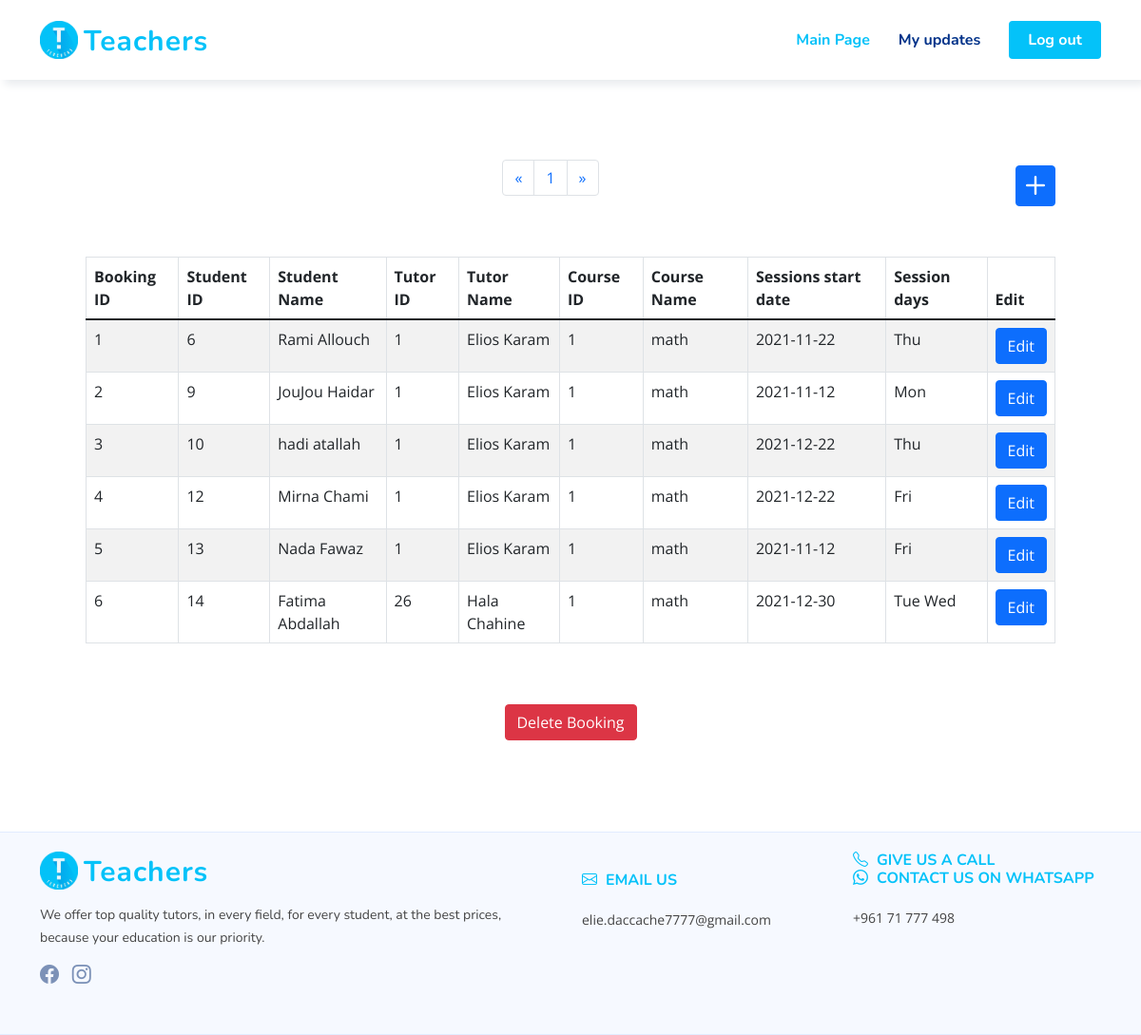
The app's page /admin_bookings_page.php (signed in) with its own data.
### tables this page shows
CREATE TABLE `bookings` (
  `booking_number` int(11) NOT NULL,
  `student_id` int(11) NOT NULL,
  `tutor_id` int(11) NOT NULL,
  `course_id` int(11) NOT NULL,
  `starting_date` date NOT NULL,
  `days_of_sessions` varchar(250) NOT NULL
);

CREATE TABLE `students` (
  `student_id` int(11) NOT NULL,
  `user_id` int(11) NOT NULL,
  `price_range` int(11) NOT NULL
);

CREATE TABLE `users` (
  `user_id` int(11) NOT NULL,
  `type` int(250) NOT NULL,
  `first_name` varchar(250) NOT NULL,
  `last_name` varchar(250) NOT NULL,
  `email` varchar(250) NOT NULL,
  `phone_number` varchar(250) NOT NULL,
  `password` text NOT NULL
);

### admin_bookings_page.php (the view, shortened to what this page needs)
<?php
include("connection.php");
if (isset($_SESSION["user_id"])&& strcmp($_SESSION["type"],"1")==0)
{
    ?>
<!DOCTYPE html>
<html lang="en">
<head>
    <link href="./vendor/bootstrap/css/bootstrap.min.css" rel="stylesheet">
    <link href="./vendor/bootstrap-icons/bootstrap-icons.css" rel="stylesheet">
    <link href="./vendor/aos/aos.css" rel="stylesheet">
    <link href="./vendor/remixicon/remixicon.css" rel="stylesheet">
    <link href="./vendor/swiper/swiper-bundle.min.css" rel="stylesheet">
    <link href="./vendor/glightbox/css/glightbox.min.css" rel="stylesheet">
    <link href="./css/style.css" rel="stylesheet">
    <link href="./css/style2.css" rel="stylesheet">
</head>
<body>
    <header id="header" class="header fixed-top header-form">
        <div class="container-fluid container-xl d-flex align-items-center justify-content-between">
            <a href="index.php" class="logo d-flex align-items-center">
                <img src="./img/logo.png" alt="">
                <span>Teachers</span>
            </a>
            <nav id="navbar" class="navbar">
                <ul>
                    <li><a class="nav-link scrollto active" href="admin_page.php">Main Page</a></li>
                    <li><a class="nav-link scrollto" href="admin_updates.php">My updates</a></li>
                    <li><a class="getstarted scrollto" href="logout.php">Log out</a></li>
                </ul>
            </nav>
        </div>
    </header>
    <div class="container" data-page="1">
        <br><br><br><br><br>
        <div class="m-5 d-flex justify-content-between">
            <ul class="pagination">
            <?php
                if (isset($_GET['page_no']) && $_GET['page_no']!="") {
                  $page_no = $_GET['page_no'];
                  } else {
                      $page_no = 1;
                      }
                      $query = "SELECT COUNT(*) As total_records FROM bookings";
                $records_per_page =10;
                $offset = ($page_no-1) * $records_per_page;
                $previous_page = $page_no - 1;
                $next_page = $page_no + 1;
                $stmt1 = $connection->prepare($query);
                $stmt1->execute();
                $results_tutors = $stmt1->get_result();
                $total_records = $results_tutors->fetch_assoc();
                $no_of_pages = ceil($total_records["total_records"] / $records_per_page);
                $query_bookings = "SELECT bookings.booking_number,students.student_id,bookings.tutor_id,bookings.course_id,users.first_name,users.last_name,bookings.starting_date,bookings.days_of_sessions from bookings INNER JOIN students on bookings.student_id=students.student_id INNER JOIN users on users.user_id=students.user_id LIMIT $records_per_page OFFSET $offset";
                $stmt = $connection->prepare($query_bookings);
                $stmt->execute();
                $results_students = $stmt->get_result();
                ?>
              <div class="pagContainer">
                <ul class="pagination">
                  <li class="page-item" <?php if($page_no <= 1){ echo "class='disabled'"; } ?>>
                    <a class="page-link"aria-label="Previous" <?php if($page_no > 1){
                          echo "href='?page_no=$previous_page'";
                      } ?>><span aria-hidden="true">&laquo;</span></a>
                  </li>
                      <?php  	if ($no_of_pages <= 10){
                        for ($counter = 1; $counter <= $no_of_pages; $counter++){
                        if ($counter == $page_no) {
                          echo "<li class='page-item'><a class='page-link' >$counter</a></li>";
                        }else{
                          echo "<li class='page-item'><a class='page-link' href='?page_no=$counter'>$counter</a></li>";
                            }
                        }
                        }
                          ?>
                  <li class="page-item"<?php if($page_no >= $no_of_pages){
                      echo "class='disabled'";
                  } ?>>
                    <a class="page-link"<?php if($page_no < $no_of_pages) {
                    echo "href='?page_no=$next_page'";
                    } ?>><span aria-hidden="true">&raquo;</span></a>
                      </li>
                </ul>
                </div>
            </ul>
            <a class="btn btn-primary p-0" data-bs-toggle="modal" data-bs-target="#add-modal"><i class="bi bi-plus fs-1 lh-1"></i></a>
        </div>
        <div class="table-responsive m-5">
            <table class="table table-bordered table-striped">
                <thead>
                <tr>
                    <th scope="col" onclick="sortBookingsBy(this)" name="booking">Booking ID</th>
                    <th scope="col" onclick="sortBookingsBy(this)" name="student_id">Student ID</th>
                    <th scope="col" onclick="sortBookingsBy(this)" name="student_name">Student Name</th>
                    <th scope="col" onclick="sortBookingsBy(this)" name="tutor_id">Tutor ID</th>
                    <th scope="col" onclick="sortBookingsBy(this)" name="tutor_name">Tutor Name</th>
                    <th scope="col" onclick="sortBookingsBy(this)" name="course_id">Course ID</th>
                    <th scope="col" onclick="sortBookingsBy(this)" name="course_name">Course Name</th>
                    <th scope="col" onclick="sortBookingsBy(this)" name="date">Sessions start date</th>
                    <th scope="col" onclick="sortBookingsBy(this)" name="days">Session days</th>
                    <th scope="col">Edit</th>
                </tr>
                </thead>
                <tbody>
                <?php
                  while($row = $results_students->fetch_assoc()){
                    $tutors_info = "";
                    $correct_dates = "";
                    $query_tutors = "SELECT users.first_name,users.last_name from tutors INNER JOIN users on tutors.user_id=users.user_id where tutors.tutor_ID = ?";
                    $stmt2 = $connection->prepare($query_tutors);
                    $stmt2->bind_param("d", $row['tutor_id']);
                    $stmt2->execute();
                    $results_tutors = $stmt2->get_result();
                    while($row2 = $results_tutors->fetch_assoc()){
                        $tutors_info .= $row2["first_name"] ." " .$row2["last_name"];
                        $courses_info = "";
                        $query_courses = "SELECT courses.course_name from courses where courses.course_ID = ?";
                        $stmt3 = $connection->prepare($query_courses);
                        $stmt3->bind_param("d", $row['course_id']);
                        $stmt3->execute();
                        $results_tutors = $stmt3->get_result();
                        while($row3 = $results_tutors->fetch_assoc()){
                            $courses_info .= $row3["course_name"];
                        }
                    }
                        if (substr($row['days_of_sessions'], 0,1)==1){
                            $correct_dates .= "Mon ";
                         }
                         if (substr($row['days_of_sessions'],1,-5)==1){
                            $correct_dates .= "Tue ";
                        }
                        if (substr($row['days_of_sessions'],2,-4)==1){
                            $correct_dates .= "Wed ";
                         }
                         if (substr($row['days_of_sessions'],3,-3)==1){
                            $correct_dates .= "Thu ";
                         }
                         if (substr($row['days_of_sessions'],4,-2)==1){
                            $correct_dates .= "Fri ";
                         }
                        echo "<tr>
                        <td name=\"id\">".$row['booking_number']."</td>
                        <td name=\"student\">".$row['student_id']."</td>
                        <td>".$row['first_name']. " ".$row['last_name']."</td>
                        <td name=\"tutor\">".$row['tutor_id']."</td>
                        <td>".$tutors_info."</td>
                        <td name=\"course\">".$row['course_id']."</td>
                        <td>".$courses_info."</td>
                        <td name=\"date\">".$row['starting_date']."</td>
                        <td name=\"days\">".$correct_dates."</td>
                        <td> <a class=\"btn btn-primary\" data-bs-toggle=\"modal\" data-bs-target=\"#edit-modal\" onclick=\"loadBookingData(this)\">Edit</a></td>
                        </tr>";
                }
                ?>
                </tbody>
            </table>
        </div>
    </div>
    <div class="d-flex justify-content-center pb-0">
    <button type="button" class="btn btn-danger" data-bs-dismiss="modal"><a  data-bs-toggle="modal" data-bs-target="#delete-modal">Delete Booking</a></button>
    </div>
    <br><br><br><br>
  <footer id="footer" class="footer">
    <div class="footer-top">
      <div class="container">
        <div class="row gy-4">
          <div class="col-lg-6 col-md-12 footer-info">
            <a href="index.php" class="logo d-flex align-items-center">
              <img src="./img/logo.png" alt="">
              <span>Teachers</span>
            </a>
            <p>We offer top quality tutors, in every field, for every student, at the best prices, <br>
              because your education is our priority.</p>
            <div class="social-links mt-3">
                <a href="https://www.facebook.com/Teachers.leb/" class="facebook"><i class="bi bi-facebook"></i></a>
                <a href="https://www.instagram.com/teachers.lb/" class="instagram"><i class="bi bi-instagram"></i></a>
            </div>
          </div>
          <div class="col-lg-3 col-5 footer-links">
            <br> <br class="d-block d-md-none">
            <h4><i class="bi bi-envelope"></i>&ThickSpace; Email us</h4> <br>
            elie.daccache7777@gmail.com
          </div>
          <div class="col-lg-3 col-5 footer-contact text-center text-md-start">
            <h4>
              <i class="bi bi-telephone"></i>&ThickSpace; Give us a call <br>
              <i class="bi bi-whatsapp"></i>&ThickSpace; Contact us on WhatsApp</h4> <br>
            +961 71 777 498
          </div>
        </div>
      </div>
    </div>
  </footer>
</body>
</html>
<?php } else {header("Location: index.php");} ?>

### css/style.css (style rules this page uses)
:root { scroll-behavior: smooth; }
body { font-family: "Open Sans", sans-serif; color: #444444; }
a { color: #4154f1; text-decoration: none; }
h1, h2, h3, h4, h5, h6 { font-family: "Nunito", sans-serif; }
.header { transition: all 0.5s; z-index: 997; padding: 20px 0; }
.header .logo { line-height: 0; }
.header .logo img { max-height: 40px; margin-right: 6px; }
.header .logo span { font-size: 30px; font-weight: 700; letter-spacing: 1px; color: #04c2f9 ; font-family: "Nunito", sans-serif; margin-top: 3px; }
.navbar { padding: 0; }
.navbar ul { margin: 0; padding: 0; display: flex; list-style: none; align-items: center; }
.navbar li { position: relative; }
.navbar a, .navbar a:focus { display: flex; align-items: center; justify-content: space-between; padding: 10px 0 10px 30px; font-family: "Nunito", sans-serif; font-size: 16px; font-weight: 700; color: #013289; white-space: nowrap; transition: 0.3s; }
.navbar a:hover, .navbar .active, .navbar .active:focus, .navbar li:hover > a { color: #04c2f9; }
.navbar .getstarted, .navbar .getstarted:focus { background: #04c2f9; padding: 8px 20px; margin-left: 30px; border-radius: 4px; color: #fff; }
.footer { background: #f6f9ff; font-size: 14px; }
.footer .footer-top { border-top: 1px solid #e1ecff; border-bottom: 1px solid #e1ecff; padding: 20px 0 20px 0; }
.footer .footer-top .footer-info { margin-bottom: 30px; }
.footer .footer-top .footer-info .logo { line-height: 0; margin-bottom: 15px; }
.footer .footer-top .footer-info .logo img { max-height: 40px; margin-right: 6px; }
.footer .footer-top .footer-info .logo span { font-size: 30px; font-weight: 700; letter-spacing: 1px; color: #04c2f9 ; font-family: "Nunito", sans-serif; margin-top: 3px; }
.footer .footer-top .footer-info p { font-size: 14px; line-height: 24px; margin-bottom: 0; font-family: "Nunito", sans-serif; }
.footer .footer-top .social-links a { font-size: 20px; display: inline-block; color: rgba(1, 41, 112, 0.5); line-height: 0; margin-right: 10px; transition: 0.3s; }
.footer .footer-top h4 { font-size: 16px; font-weight: bold; color: #04c2f9 ; text-transform: uppercase; position: relative; padding-bottom: 12px; }
.footer .footer-top .footer-links { margin-bottom: 30px; }

### css/style2.css (style rules this page uses)
.header-form { box-shadow: 5px 5px 9px #e8ebee; background-color: white; }
#footer h4 { margin: 0; padding: 0; }

### records on screen
bookings: booking_number "1", student.student_id "6", users.first_name "Rami", users.last_name "Allouch", tutor "1", tutors_info "Elios Karam", course "1", courses_info "math", starting_date "2021-11-22", days_of_sessions "Thu"
bookings: booking_number "2", student.student_id "9", users.first_name "JouJou", users.last_name "Haidar", tutor "1", tutors_info "Elios Karam", course "1", courses_info "math", starting_date "2021-11-12", days_of_sessions "Mon"
bookings: booking_number "3", student.student_id "10", users.first_name "hadi", users.last_name "atallah", tutor "1", tutors_info "Elios Karam", course "1", courses_info "math", starting_date "2021-12-22", days_of_sessions "Thu"
bookings: booking_number "4", student.student_id "12", users.first_name "Mirna", users.last_name "Chami", tutor "1", tutors_info "Elios Karam", course "1", courses_info "math", starting_date "2021-12-22", days_of_sessions "Fri"
bookings: booking_number "5", student.student_id "13", users.first_name "Nada", users.last_name "Fawaz", tutor "1", tutors_info "Elios Karam", course "1", courses_info "math", starting_date "2021-11-12", days_of_sessions "Fri"
bookings: booking_number "6", student.student_id "14", users.first_name "Fatima", users.last_name "Abdallah", tutor "26", tutors_info "Hala Chahine", course "1", courses_info "math", starting_date "2021-12-30", days_of_sessions "Tue Wed"
